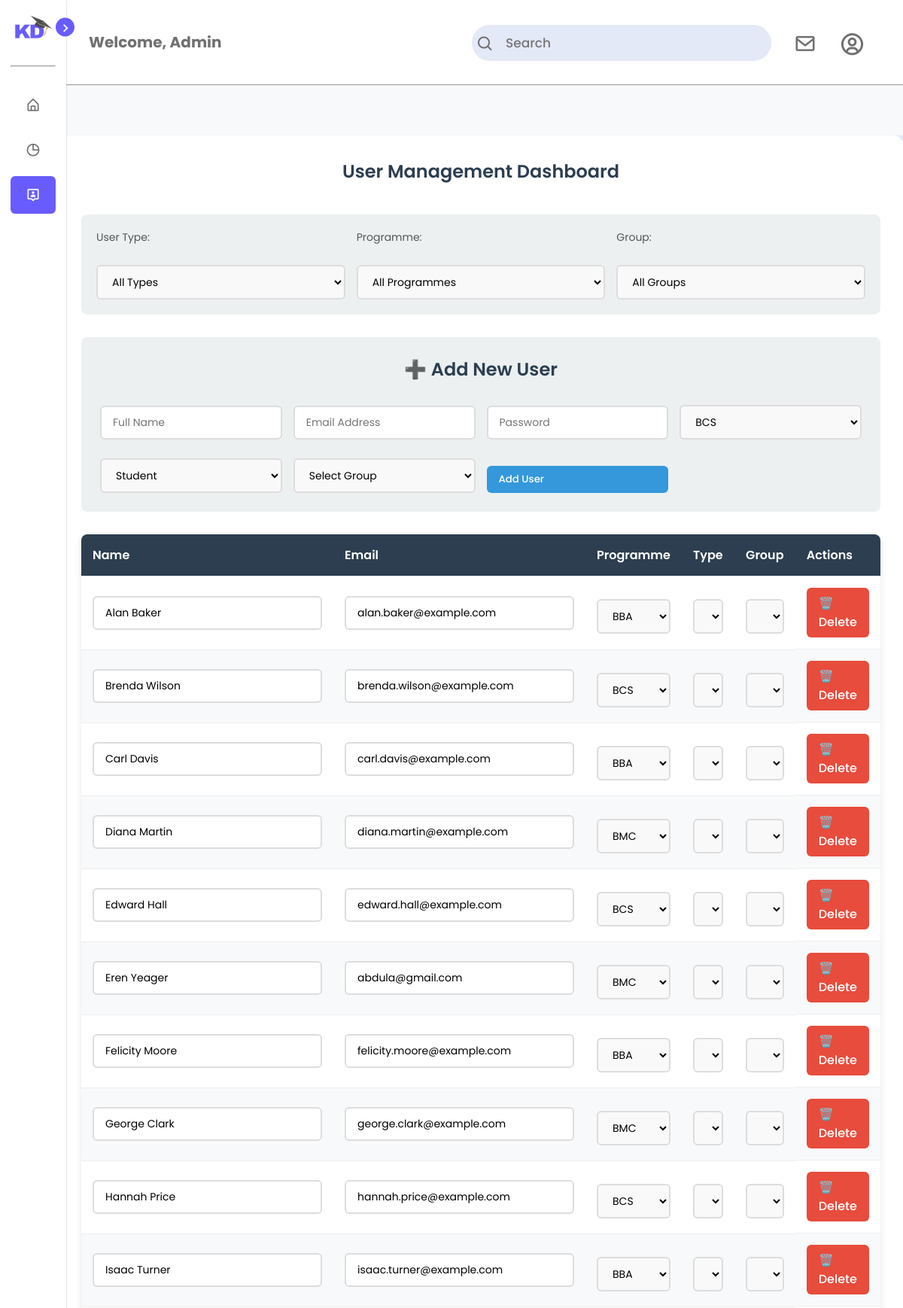
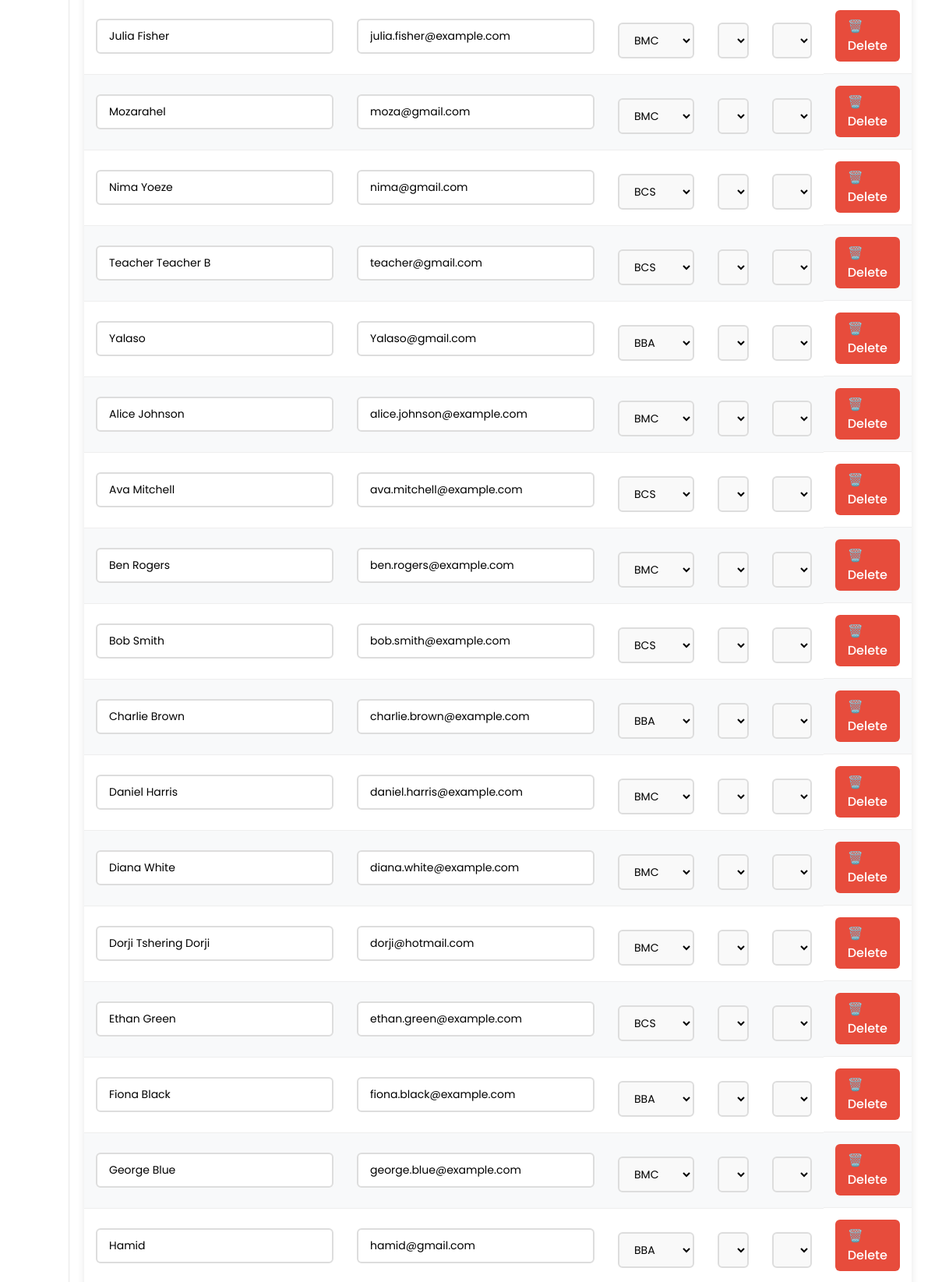
The page /admin_manage_user.php (signed in, upper part) on the database its author committed (2 pictures, top to bottom).
### tables this page shows
CREATE TABLE `users` (
  `id` int(11) NOT NULL,
  `name` varchar(255) NOT NULL,
  `email` varchar(255) NOT NULL,
  `password` varchar(255) NOT NULL,
  `programme` varchar(255) DEFAULT NULL,
  `dob` date DEFAULT NULL,
  `user_group` varchar(50) DEFAULT NULL,
  `user_type` enum('Teacher','Student') NOT NULL
);

### admin_manage_user.php (the view, shortened to what this page needs)
<?php
$conn = new mysqli('localhost', 'root', '', 'kd_academy');
$query = "SELECT * FROM users WHERE 1=1";
$query .= " ORDER BY user_type, name";
$result = $conn->query($query);
?>
<!DOCTYPE html>
<html lang="en">
<head>
    <link href='https://unpkg.com/boxicons@2.1.4/css/boxicons.min.css' rel='stylesheet'>
    <link rel="stylesheet" href="styles.css">
</head>
<body>
    <nav class="sidebar">
        <header>
            <div class="image-text">
                <span class="image">
                    <img src="img/logo.png" alt="logo">
                </span>
            </div>
            <i class='bx bx-chevron-right toggle'></i>
        </header>
        <div class="menu-bar">
            <div class="menu">
                <hr style="position: relative; bottom: 15px;">
                <ul class="menu-links">
                    <li class="nav-link">
                        <a href="admin_dashboard.php">
                            <i class='bx bx-home-alt icon' ></i>
                        </a>
                    </li>
                    <li class="nav-link">
                        <a href="admin_manage_courses.php">
                            <i class='bx bx-pie-chart-alt icon' ></i>
                        </a>
                    </li>
                    <li class="nav-link active">
                        <a href="admin_manage_user.php">
                            <i class='bx bx-user-pin icon' ></i>
                        </a>
                    </li>
                </ul>
            </div>
        </div>
    </nav>
    <section class="right-section home">
        <div class="upper-text">Welcome, Admin</div>
        <div class="search-account">
            <div class="search">
                <div>
                    <span style="font-size: 24px; color: #707070; position: relative; top: 3px; left: 5px;">
                        <i class='bx bx-search search-icon'></i>
                    </span>
                </div>
                <div>
                    <input type="search" class="search-text" placeholder="Search">
                </div>
            </div>
            <div class="message-box">
                <span style="font-size: 30px; color: #707070; cursor: pointer;">
                    <i class='bx bx-envelope search-icon'></i>
                </span>
            </div>
            <div>
                <span style="font-size: 35px; color: #707070; cursor: pointer;">
                    <i class='bx bx-user-circle search-icon'></i>
                </span>
            </div>
        </div>
    </section>
    <section class="main-section">
        <div class="container">
            <h1>User Management Dashboard</h1>
            <form method="GET" class="filters">
                <div class="filter-group">
                    <label>User Type:</label>
                    <select name="type" onchange="this.form.submit()">
                        <option value="">All Types</option>
                    </select>
                </div>
                <div class="filter-group">
                    <label>Programme:</label>
                    <select name="programme" onchange="this.form.submit()">
                        <option value="">All Programmes</option>
                    </select>
                </div>
                <div class="filter-group">
                    <label>Group:</label>
                    <select name="group" onchange="this.form.submit()">
                        <option value="">All Groups</option>
                    </select>
                </div>
            </form>
            <div class="add-user-form">
                <h2>➕ Add New User</h2>
                <form method="POST">
                    <div class="form-row">
                        <div class="form-group">
                            <input type="text" name="name" placeholder="Full Name" required>
                        </div>
                        <div class="form-group">
                            <input type="email" name="email" placeholder="Email Address" required>
                        </div>
                        <div class="form-group">
                            <input type="password" name="password" placeholder="Password" required>
                        </div>
                        <div class="form-group">
                            <select name="programme" required>
                                <option value="BCS">BCS</option>
                            </select>
                        </div>
                        <div class="form-group">
                            <select name="user_type" required>
                                <option value="Student">Student</option>
                            </select>
                        </div>
                        <div class="form-group">
                            <select name="user_group">
                                <option value="">Select Group</option>
                            </select>
                        </div>
                        <div class="form-group">
                            <button type="submit" name="add_user" class="btn btn-primary">Add User</button>
                        </div>
                    </div>
                </form>
            </div>
            <form method="POST">
                <table>
                    <thead>
                        <tr>
                            <th>Name</th>
                            <th>Email</th>
                            <th>Programme</th>
                            <th>Type</th>
                            <th>Group</th>
                            <th>Actions</th>
                        </tr>
                    </thead>
                    <tbody>
                        <?php while ($user = $result->fetch_assoc()): ?>
                        <tr>
                            <td>
                                <input type="text" name="name[]" value="<?= htmlspecialchars($user['name']) ?>">
                            </td>
                            <td><input type="email" name="email[]" value="<?= htmlspecialchars($user['email']) ?>"></td>
                            <td>
                                <select name="programme[]">
                                    <option value="BCS" <?= $user['programme'] === 'BCS' ? 'selected' : '' ?>>BCS</option>
                                    <option value="BBA" <?= $user['programme'] === 'BBA' ? 'selected' : '' ?>>BBA</option>
                                    <option value="BMC" <?= $user['programme'] === 'BMC' ? 'selected' : '' ?>>BMC</option>
                                </select>
                            </td>
                            <td>
                                <select name="user_type[]">
                                    <option value="Student" <?= $user['user_type'] === 'Student' ? 'selected' : '' ?>>Student</option>
                                    <option value="Teacher" <?= $user['user_type'] === 'Teacher' ? 'selected' : '' ?>>Teacher</option>
                                </select>
                            </td>
                            <td>
                                <select name="user_group[]">
                                    <option value="">N/A</option>
                                    <option value="A" <?= $user['user_group'] === 'A' ? 'selected' : '' ?>>A</option>
                                    <option value="B" <?= $user['user_group'] === 'B' ? 'selected' : '' ?>>B</option>
                                </select>
                            </td>
                            <td class="action-btns">
                                <a href="?delete=<?= $user['id'] ?>" class="btn btn-danger"
                                onclick="return confirm('Are you sure you want to delete this user?')">🗑️ Delete</a>
                            </td>
                        </tr>
                        <?php endwhile; ?>
                    </tbody>
                </table>
            </form>
        </div>
    </section>
</body>
</html>

### styles.css (style rules this page uses)
* { margin: 0; padding: 0; box-sizing: border-box; font-family: 'Poppins', sans-serif; }
body { min-height: 100vh; background-color: #E4E9F7; transition: all 0.3s ease; }
.sidebar { position: fixed; top: 0; left: 0; height: 100%; width: 250px; padding: 10px 14px; background: #FFF; transition: all 0.3s ease; z-index: 100; box-shadow: 0 1px 1px 0 rgba(0, 0, 0, 0.2), 0 1px 2px 0 rgba(0, 0, 0, 0.19); }
.sidebar.close { width: 88px; }
.sidebar li { height: 50px; list-style: none; display: flex; align-items: center; margin-top: 10px; }
.sidebar header .image, .sidebar .icon { min-width: 60px; border-radius: 6px; cursor: pointer; }
.sidebar .icon { min-width: 60px; border-radius: 6px; height: 100%; display: flex; align-items: center; justify-content: center; font-size: 20px; }
.sidebar .text, .sidebar .icon { color: #707070; transition: all 0.2s ease; }
.upper-text { color: #707070; font-size: 20px; font-weight: bold; }
.sidebar header { position: relative; }
.sidebar header .image-text { display: flex; align-items: center; }
.sidebar header .image { display: flex; align-items: center; justify-content: center; }
.sidebar header .image img { width: 50px; }
.sidebar header .toggle { position: absolute; top: 50%; right: -25px; transform: translateY(-50%) rotate(180deg); height: 25px; width: 25px; background-color: #695CFE; color: #FFF; border-radius: 50%; display: flex; align-items: center; justify-content: center; font-size: 22px; cursor: pointer; transition: all 0.3s ease; }
.sidebar.close .toggle { transform: translateY(-50%) rotate(0deg); }
.sidebar .menu { margin-top: 40px; }
.sidebar li a { list-style: none; height: 100%; background-color: transparent; display: flex; align-items: center; height: 100%; width: 100%; border-radius: 6px; text-decoration: none; transition: all 0.2s ease; }
.sidebar .menu-bar { height: calc(100% - 55px); display: flex; flex-direction: column; justify-content: space-between; overflow-y: scroll; }
.sidebar .menu-links .nav-link.active a { background-color: #695CFE; color: #FFF; }
.sidebar .menu-links .nav-link.active a .icon, .sidebar .menu-links .nav-link.active a .text { color: #FFF; }
.home { position: absolute; top: 0; left: 250px; width: calc(100% - 250px); background-color: #E4E9F7; transition: all 0.3s ease; }
.sidebar.close ~ .home { left: 78px; width: calc(100% - 78px); }
.right-section { display: flex; padding-left: 40px; justify-content: space-between; height: 14vh; align-items: center; background-color: #fff; box-shadow: 0 1px 1px 0 rgba(0, 0, 0, 0.2), 0 1px 1px 0 rgba(0, 0, 0, 0.19); }
.search-account { display: flex; padding-top: 10px; padding-right: 50px; align-items: center; gap: 30px; }
.search-text { color: #707070; font-size: 17px; font-weight: 500; white-space: nowrap; opacity: 1; background: transparent; border: none; }
.search { display: flex; align-items: center; padding: 1px; border-radius: 28px; background: #E4E9F7; gap: 5px; position: relative; bottom: 4px; }
.main-section { position: relative; top: 20vh; left: 290px; width: calc(100% - 250px); background-color: #E4E9F7; transition: all 0.3s ease; }
.sidebar.close ~ .main-section { left: 78px; width: calc(100% - 78px); }
h2 { text-align: center; color: #2c3e50; font-size: 24px; margin-bottom: 20px; font-weight: 600; }
label { font-size: 14px; color: #555; display: block; margin-bottom: 8px; }
select, input[type="button"] { width: 100%; padding: 12px; margin-top: 10px; font-size: 14px; border-radius: 8px; border: 1px solid #ddd; outline: none; transition: border-color 0.3s ease, box-shadow 0.3s ease; }
h1 { text-align: center; color: #2c3e50; font-size: 24px; margin-bottom: 20px; font-weight: 600; }
.container { max-width: 800px; width: 100%; margin: 20px; padding: 30px; background: #fff; box-shadow: 0 4px 15px rgba(0, 0, 0, 0.1); border-radius: 12px; animation: fadeIn 0.5s ease-in-out; }
select { width: 100%; padding: 12px; font-size: 16px; border: 1px solid #ccc; border-radius: 8px; outline: none; background: #f9f9f9; transition: border-color 0.3s ease; }
table { width: 100%; border-collapse: collapse; margin-top: 20px; background: #fff; border-radius: 8px; overflow: hidden; box-shadow: 0 4px 10px rgba(0, 0, 0, 0.1); }
th, td { padding: 12px; text-align: left; }
th { background: linear-gradient(135deg, #007BFF, #0056b3); color: white; font-weight: 600; }
tr:nth-child(even) { background: #f9f9f9; }

### rows shown on the page
users: name "Alan Baker", email "alan.baker@example.com", programme "BBA", user_type "Teacher"
users: name "Brenda Wilson", email "brenda.wilson@example.com", programme "BCS", user_type "Teacher", user_group "A"
users: name "Carl Davis", email "carl.davis@example.com", programme "BBA", user_type "Teacher", user_group "B"
users: name "Diana Martin", email "diana.martin@example.com", programme "BMC", user_type "Teacher", user_group "A"
users: name "Edward Hall", email "edward.hall@example.com", programme "BCS", user_type "Teacher", user_group "B"
users: name "Eren Yeager", email "abdula@gmail.com", programme "BMC", user_type "Teacher"
users: name "Felicity Moore", email "felicity.moore@example.com", programme "BBA", user_type "Teacher", user_group "A"
users: name "George Clark", email "george.clark@example.com", programme "BMC", user_type "Teacher", user_group "B"
users: name "Hannah Price", email "hannah.price@example.com", programme "BCS", user_type "Teacher", user_group "A"
users: name "Isaac Turner", email "isaac.turner@example.com", programme "BBA", user_type "Teacher", user_group "B"
users: name "Julia Fisher", email "julia.fisher@example.com", programme "BMC", user_type "Teacher", user_group "A"
users: name "Mozarahel", email "moza@gmail.com", programme "BMC", user_type "Teacher", user_group "A"
users: name "Nima Yoeze", email "nima@gmail.com", programme "BCS", user_type "Teacher"
users: name "Teacher Teacher B", email "teacher@gmail.com", programme "BCS", user_type "Teacher"
users: name "Yalaso", email "Yalaso@gmail.com", programme "BBA", user_type "Teacher"
users: name "Alice Johnson", email "alice.johnson@example.com", programme "BMC", user_type "Student", user_group "B"
users: name "Ava Mitchell", email "ava.mitchell@example.com", programme "BCS", user_type "Student", user_group "A"
users: name "Ben Rogers", email "ben.rogers@example.com", programme "BMC", user_type "Student", user_group "A"
users: name "Bob Smith", email "bob.smith@example.com", programme "BCS", user_type "Student", user_group "B"
users: name "Charlie Brown", email "charlie.brown@example.com", programme "BBA", user_type "Student", user_group "B"
users: name "Daniel Harris", email "daniel.harris@example.com", programme "BMC", user_type "Student", user_group "A"
users: name "Diana White", email "diana.white@example.com", programme "BMC", user_type "Student", user_group "B"
users: name "Dorji Tshering Dorji", email "dorji@hotmail.com", programme "BMC", user_type "Student", user_group "B"
users: name "Ethan Green", email "ethan.green@example.com", programme "BCS", user_type "Student", user_group "B"
users: name "Fiona Black", email "fiona.black@example.com", programme "BBA", user_type "Student", user_group "A"
users: name "George Blue", email "george.blue@example.com", programme "BMC", user_type "Student", user_group "B"
users: name "Hamid", email "hamid@gmail.com", programme "BBA", user_type "Student", user_group "B"
